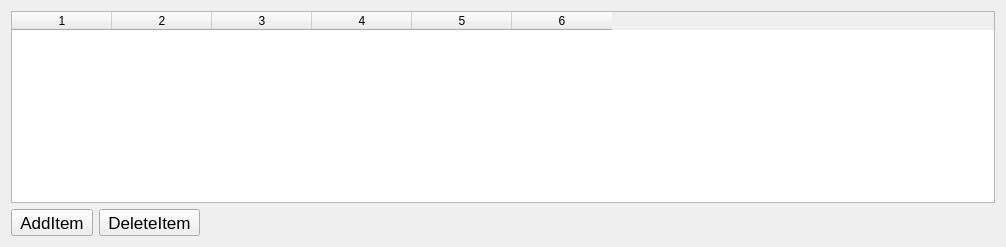
          <widget class="QWidget" name="tabACPI2">
           <attribute name="title">
            <string>Delete</string>
           </attribute>
           <layout class="QGridLayout" name="gridLayout_4">
            <item row="0" column="0" colspan="3">
             <widget class="QTableWidget" name="table_acpi_del">
              <property name="toolTip">
               <string notr="true">1. All
Type: plist boolean
Failsafe: false (Only delete the first matched table)
Description: Set to true to delete all ACPI tables matching the condition.

2. Comment
Type: plist string
Failsafe: Empty
Description: Arbitrary ASCII string used to provide human readable reference for the entry. Whether this
value is used is implementation defined.

3. Enabled
Type: plist boolean
Failsafe: false
Description: Set to true to remove this ACPI table.

4. OemTableId
Type: plist data, 8 bytes
Failsafe: All zero (Match any table OEM ID)
Description: Match table OEM ID equal to this value.

5. TableLength
Type: plist integer
Failsafe: 0 (Match any table size)
Description: Match table size equal to this value.

6. TableSignature
Type: plist data, 4 bytes
Failsafe: All zero (Match any table signature)
Description: Match table signature equal to this value.
Note: Do not use table signatures when the sequence must be replaced in multiple places. This is particularly
relevant when performing different types of renames.

----

1.All-所有
类型：plist布尔值
失败保护：假(仅删除第一个匹配的表)
描述：设置为真将删除所有符合条件的ACPI表。

2.Comment-注解
类型：plist字符串
失败保护：空
描述：注解，用来说明该条目起什么作用，可不填。

3.Enabled-使能
类型：plist布尔值
失败保护：假
描述：设置为真以删除此ACPI表。

4.OemTableId-Oem表
类型：plist数据，8字节
失败保护：全零(匹配任何表原始设备制造商标识)
描述：匹配表原始设备制造商标识等于此值。

5.TableLength-表长度
类型：plist整数
失败保护：0(匹配任何表大小)
描述：匹配等于该值的表大小。

6.TableSignature-表签名
类型：plist数据，4字节
失败保护：全零(匹配任何表签名)
描述：匹配等于该值的表签名。
注意：当序列必须在多个地方被替换时，不要使用表签名。这尤其是在执行不同类型的重命名时有关。</string>
              </property>
              <property name="rowCount">
               <number>0</number>
              </property>
              <property name="columnCount">
               <number>6</number>
              </property>
              <column/>
              <column/>
              <column/>
              <column/>
              <column/>
              <column/>
             </widget>
            </item>
            <item row="1" column="0">
             <widget class="QToolButton" name="btnACPIDel_Add">
              <property name="font">
               <font>
                <pointsize>13</pointsize>
               </font>
              </property>
              <property name="text">
               <string>AddItem</string>
              </property>
              <property name="icon">
               <iconset resource="qtocc.qrc">
                <normaloff>:/icon/add.png</normaloff>:/icon/add.png</iconset>
              </property>
              <property name="iconSize">
               <size>
                <width>20</width>
                <height>20</height>
               </size>
              </property>
             </widget>
            </item>
            <item row="1" column="1">
             <widget class="QToolButton" name="btnACPIDel_Del">
              <property name="font">
               <font>
                <pointsize>13</pointsize>
               </font>
              </property>
              <property name="text">
               <string>DeleteItem</string>
              </property>
              <property name="icon">
               <iconset resource="qtocc.qrc">
                <normaloff>:/icon/del.png</normaloff>:/icon/del.png</iconset>
              </property>
              <property name="iconSize">
               <size>
                <width>20</width>
                <height>20</height>
               </size>
              </property>
              <property name="shortcut">
               <string>Del</string>
              </property>
             </widget>
            </item>
            <item row="1" column="2">
             <spacer name="horizontalSpacer_2">
              <property name="orientation">
               <enum>Qt::Horizontal</enum>
              </property>
              <property name="sizeHint" stdset="0">
               <size>
                <width>789</width>
                <height>20</height>
               </size>
              </property>
             </spacer>
            </item>
           </layout>
          </widget>
